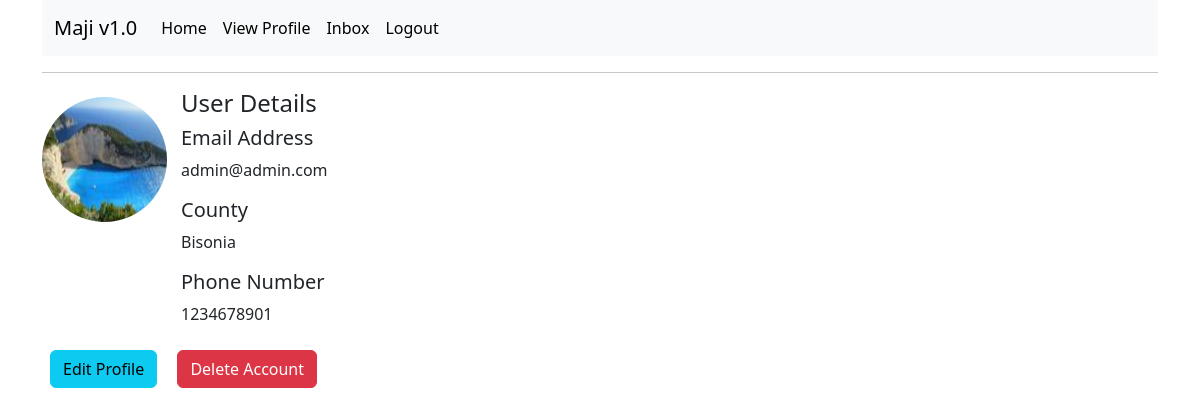
/user/profile (signed in), run on the app's committed database.
### app/models.py (models this page shows, shortened)
class Users(UserMixin, db.Model):
    id = db.Column(db.Integer, primary_key=True)
    username = db.Column(db.String(50), index=True)
    email = db.Column(db.String(120), index=True, unique=True)
    county = db.Column(db.String(30))
    phone_number = db.Column(db.String(13))
    password_hash = db.Column(db.String(128))
    type = db.Column(db.String(10))
    profile_pic = db.Column(db.String(40), nullable=False, default="default.jpg")
    orderee = db.relationship("Order", foreign_keys='Order.buyer_name', backref='purchaser', lazy="dynamic")
    ordered_to = db.relationship("Order", foreign_keys='Order.seller_id', cascade="all, delete-orphan", backref='seller', lazy="dynamic")

### app/main/routes.py (the view)
@bp.route('/user/profile', methods=['GET', 'POST'])
@login_required
def profile():
    if current_user.is_authenticated:
        image = url_for("static", filename='pictures/' + current_user.profile_pic)
        user = Users.query.filter_by(email=current_user.email).first()
        return render_template('profile.html',user=user, title='Profile Page', image=image)

### app/models.py (called while the page is built)
@login.user_loader
def Load_user(id):
    return Users.query.get(int(id))

### app/templates/profile.html
{% extends 'base.html' %}
{% block content %}
	<div class="d-flex">
		<img class="rounded-circle mt-2" style="height: 125px; width: 125px" src="{{ image }}">
		<div display="block" style="margin: 0 14px">
			<h4>User Details</h4>
			<h5>Email Address</h5>
			<p>{{ user.email }} </p>
			<h5>County</h5>
			<p>{{ user.county }}</p>
			<h5>Phone Number</h5>
			<p>{{ user.phone_number }}</p>
		</div>
	</div>
	<a href="{{ url_for("main.edit_profile") }}" class="btn btn-info m-2">Edit Profile</a>
	<a href="{{ url_for("main.delete_me") }}" class="btn btn-danger  m-2">Delete Account</a>
{% endblock %}

### data on the page
Users: email "admin@admin.com", county "Bisonia", phone_number "1234678901"
